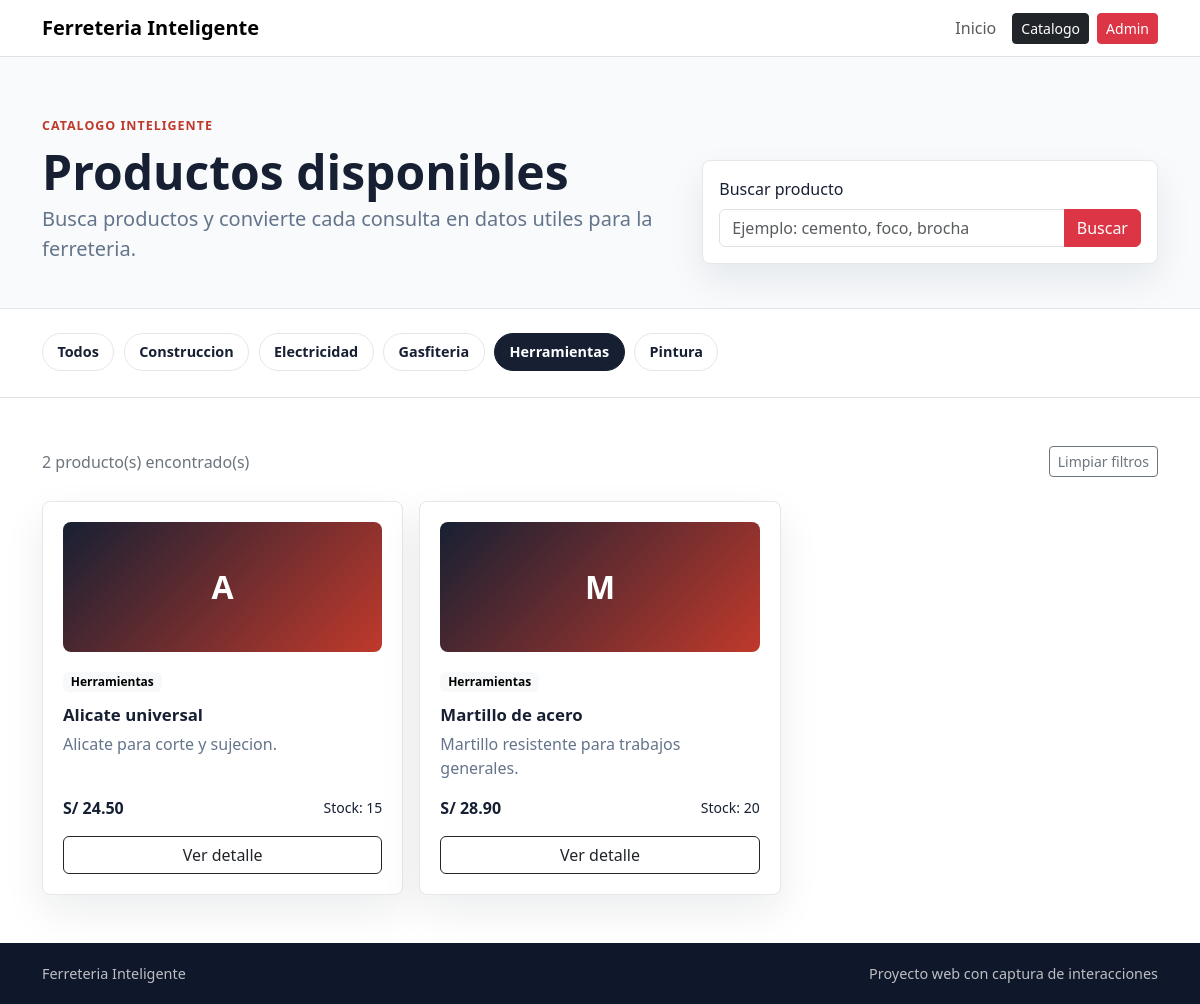
The app's page /public/catalogo.php?categoria=1 with its own data.
### tables this page shows
CREATE TABLE IF NOT EXISTS categorias (
    id INT AUTO_INCREMENT PRIMARY KEY,
    nombre VARCHAR(100) NOT NULL,
    descripcion VARCHAR(255),
    activo TINYINT(1) NOT NULL DEFAULT 1,
    created_at TIMESTAMP DEFAULT CURRENT_TIMESTAMP
);

CREATE TABLE IF NOT EXISTS productos (
    id INT AUTO_INCREMENT PRIMARY KEY,
    categoria_id INT NOT NULL,
    nombre VARCHAR(150) NOT NULL,
    descripcion TEXT,
    precio DECIMAL(10,2) NOT NULL DEFAULT 0.00,
    stock INT NOT NULL DEFAULT 0,
    imagen VARCHAR(255),
    activo TINYINT(1) NOT NULL DEFAULT 1,
    created_at TIMESTAMP DEFAULT CURRENT_TIMESTAMP,
    updated_at TIMESTAMP DEFAULT CURRENT_TIMESTAMP ON UPDATE CURRENT_TIMESTAMP,
    CONSTRAINT fk_productos_categorias
        FOREIGN KEY (categoria_id) REFERENCES categorias(id)
);

### app/Support/helpers.php (called while the page is built, shortened)
<?php
function e(string|int|float|null $value): string
{
    return htmlspecialchars((string) $value, ENT_QUOTES, 'UTF-8');
}

### app/Models/ProductModel.php (called while the page is built, shortened)
<?php
class ProductModel
{
    public function search(?int $categoryId = null, string $term = ''): array
    {
        $sql = "SELECT p.id, p.nombre, p.descripcion, p.precio, p.stock, p.imagen, c.nombre AS categoria
                FROM productos p
                INNER JOIN categorias c ON c.id = p.categoria_id
                WHERE p.activo = 1";
        $params = [];
        if ($categoryId !== null) {
            $sql .= " AND p.categoria_id = :category_id";
            $params['category_id'] = $categoryId;
        }
        $sql .= " ORDER BY p.nombre ASC";
        $stmt = $this->db->prepare($sql);
        $stmt->execute($params);
        return $stmt->fetchAll();
    }
    public function getCategories(): array
    {
        $stmt = $this->db->query(
            "SELECT id, nombre, descripcion
             FROM categorias
             WHERE activo = 1
             ORDER BY nombre ASC"
        );
        return $stmt->fetchAll();
    }
}

### public/catalogo.php (the view, shortened to what this page needs)
<?php
require_once __DIR__ . '/../app/Models/ProductModel.php';
$categoryId = isset($_GET['categoria']) && ctype_digit((string) $_GET['categoria'])
    ? (int) $_GET['categoria']
    : null;
$searchTerm = trim((string) ($_GET['buscar'] ?? ''));
$productos = [];
$categorias = [];
try {
    $conn = getConnection();
    $productModel = new ProductModel($conn);
    $categorias = $productModel->getCategories();
    $productos = $productModel->search($categoryId, $searchTerm);
} catch (Throwable $exception) {
    $dbOk = false;
    $error = $exception->getMessage();
}
require_once __DIR__ . '/../app/Views/partials/header.php';
?>
    <main>
        <section class="catalog-header">
            <div class="container">
                <p class="eyebrow">Catalogo inteligente</p>
                <div class="row g-3 align-items-end">
                    <div class="col-lg-7">
                        <h1>Productos disponibles</h1>
                        <p class="lead mb-0">Busca productos y convierte cada consulta en datos utiles para la ferreteria.</p>
                    </div>
                    <div class="col-lg-5">
                        <form class="search-box" method="get" action="catalogo.php">
                            <label class="form-label" for="buscar">Buscar producto</label>
                            <div class="input-group">
                                <input class="form-control" id="buscar" name="buscar" type="search" value="<?= e($searchTerm) ?>" placeholder="Ejemplo: cemento, foco, brocha">
                                <button class="btn btn-danger" type="submit">Buscar</button>
                            </div>
                        </form>
                    </div>
                </div>
            </div>
        </section>
        <section class="py-4 border-bottom">
            <div class="container">
                <div class="category-strip">
                    <a class="category-chip <?= $categoryId === null ? 'selected' : '' ?>" href="catalogo.php<?= $searchTerm !== '' ? '?buscar=' . urlencode($searchTerm) : '' ?>">Todos</a>
                    <?php foreach ($categorias as $categoria): ?>
                        <?php
                        $categoryUrl = 'catalogo.php?categoria=' . urlencode((string) $categoria['id']);
                        ?>
                        <a class="category-chip <?= $categoryId === (int) $categoria['id'] ? 'selected' : '' ?>" href="<?= e($categoryUrl) ?>">
                            <?= e($categoria['nombre']) ?>
                        </a>
                    <?php endforeach; ?>
                </div>
            </div>
        </section>
        <section class="py-5">
            <div class="container">
                <div class="d-flex justify-content-between align-items-center gap-3 mb-4">
                    <p class="text-secondary mb-0">
                        <?= e(count($productos)) ?> producto(s) encontrado(s)
                    </p>
                    <?php if ($searchTerm !== '' || $categoryId !== null): ?>
                        <a class="btn btn-sm btn-outline-secondary" href="catalogo.php">Limpiar filtros</a>
                    <?php endif; ?>
                </div>
                <div class="row g-3">
                    <?php foreach ($productos as $producto): ?>
                        <div class="col-md-6 col-lg-4">
                            <article class="product-card catalog-card">
                                <div class="product-thumb">
                                    <?= e(strtoupper(substr($producto['nombre'], 0, 1))) ?>
                                </div>
                                <span class="badge text-bg-light"><?= e($producto['categoria']) ?></span>
                                <h3><?= e($producto['nombre']) ?></h3>
                                <p><?= e($producto['descripcion'] ?? 'Producto de ferreteria') ?></p>
                                <div class="d-flex justify-content-between align-items-center mb-3">
                                    <strong>S/ <?= e(number_format((float) $producto['precio'], 2)) ?></strong>
                                    <small>Stock: <?= e((int) $producto['stock']) ?></small>
                                </div>
                                <a class="btn btn-outline-dark w-100" href="<?= e(BASE_URL) ?>/producto.php?id=<?= e($producto['id']) ?>">Ver detalle</a>
                            </article>
                        </div>
                    <?php endforeach; ?>
                </div>
            </div>
        </section>
    </main>
<?php require_once __DIR__ . '/../app/Views/partials/footer.php'; ?>

### public/assets/css/styles.css (style rules this page uses)
:root { --fi-ink: #172033; --fi-muted: #64748b; --fi-red: #c0392b; --fi-line: #e5e7eb; --fi-soft: #f5f7fb; }
body { color: var(--fi-ink); background: #fff; font-family: "Segoe UI", Arial, sans-serif; }
.eyebrow { color: var(--fi-red); font-size: 0.78rem; font-weight: 700; letter-spacing: 0.08em; margin-bottom: 0.75rem; text-transform: uppercase; }
h1 { font-size: clamp(2.2rem, 5vw, 4.5rem); font-weight: 800; line-height: 1; letter-spacing: 0; max-width: 720px; }
.lead { color: var(--fi-muted); max-width: 620px; }
.metric-panel, .product-card { background: #fff; border: 1px solid var(--fi-line); border-radius: 8px; box-shadow: 0 16px 40px rgba(15, 23, 42, 0.08); }
.product-card { position: relative; height: 100%; padding: 1.25rem; transition: transform 0.16s ease, box-shadow 0.16s ease; }
.product-card h3 { font-size: 1.05rem; font-weight: 700; margin: 0.8rem 0 0.4rem; }
.product-card p { color: var(--fi-muted); min-height: 48px; }
.catalog-header { background: #f8fafc; border-bottom: 1px solid var(--fi-line); padding: 3.75rem 0 2.75rem; }
.catalog-header h1 { font-size: clamp(2rem, 4vw, 3.75rem); }
.search-box { background: #fff; border: 1px solid var(--fi-line); border-radius: 8px; box-shadow: 0 16px 36px rgba(15, 23, 42, 0.08); padding: 1rem; }
.category-strip { display: flex; gap: 0.6rem; overflow-x: auto; padding-bottom: 0.15rem; }
.category-chip { border: 1px solid var(--fi-line); border-radius: 999px; color: var(--fi-ink); flex: 0 0 auto; font-size: 0.9rem; font-weight: 600; padding: 0.45rem 0.9rem; text-decoration: none; }
.category-chip:hover, .category-chip.selected { background: var(--fi-ink); border-color: var(--fi-ink); color: #fff; }
.product-thumb, .product-detail-visual { align-items: center; background: linear-gradient(135deg, #172033, #c0392b); color: #fff; display: flex; font-weight: 800; justify-content: center; }
.product-thumb { border-radius: 8px; font-size: 2rem; height: 130px; margin-bottom: 1rem; }
.catalog-card .btn { position: relative; z-index: 2; }

### records on screen
categorias: nombre "Construccion"
categorias: nombre "Electricidad"
categorias: nombre "Gasfiteria"
categorias: nombre "Herramientas"
categorias: nombre "Pintura"
productos: nombre "A", categoria.nombre "Herramientas", nombre "Alicate universal", descripcion "Alicate para corte y sujecion.", precio "24.50", stock "15"
productos: nombre "M", categoria.nombre "Herramientas", nombre "Martillo de acero", descripcion "Martillo resistente para trabajos generales.", precio "28.90", stock "20"

### other values on screen
count($productos) "2"
